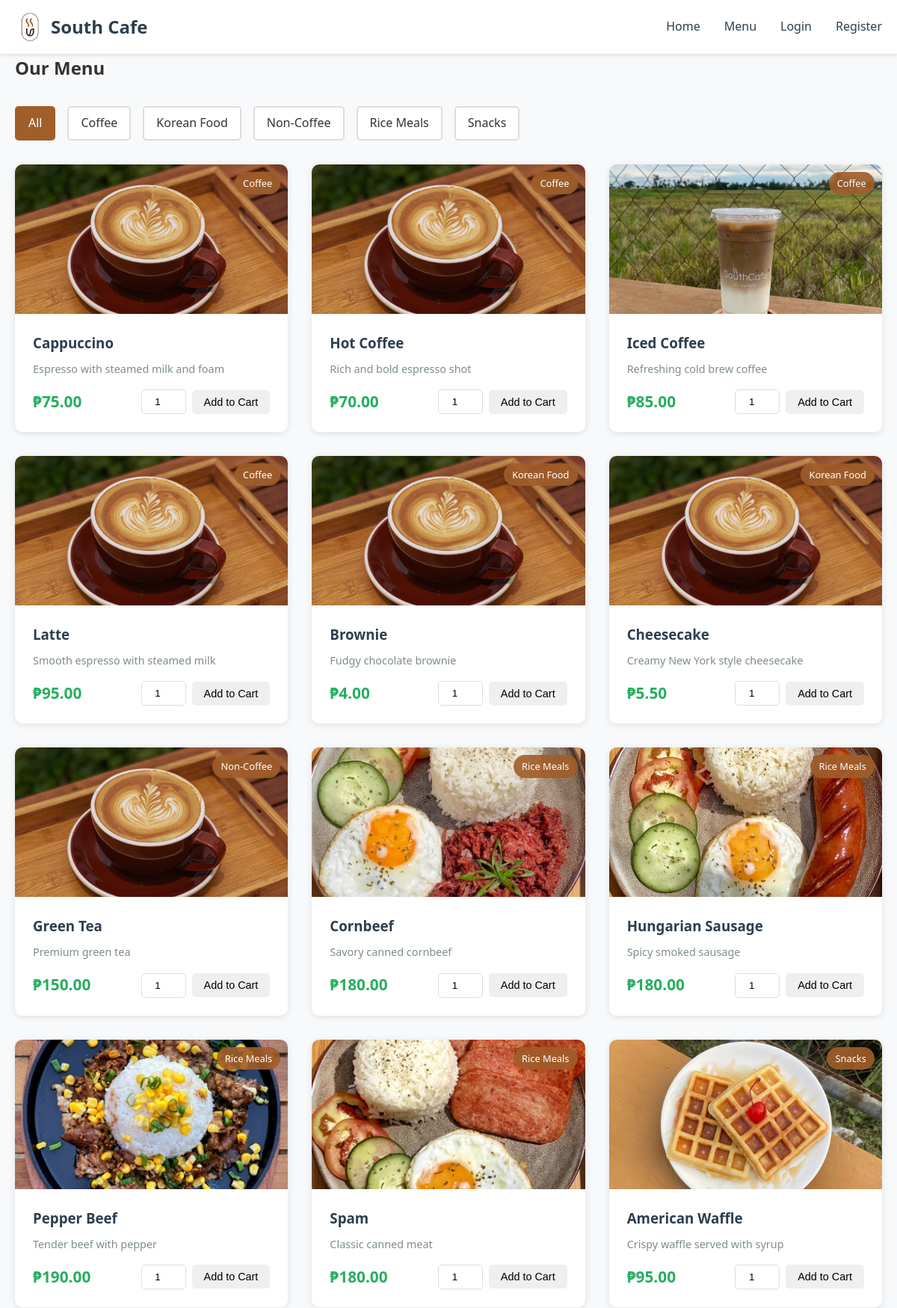
Page /menu.php (upper part) on the earlier database version.
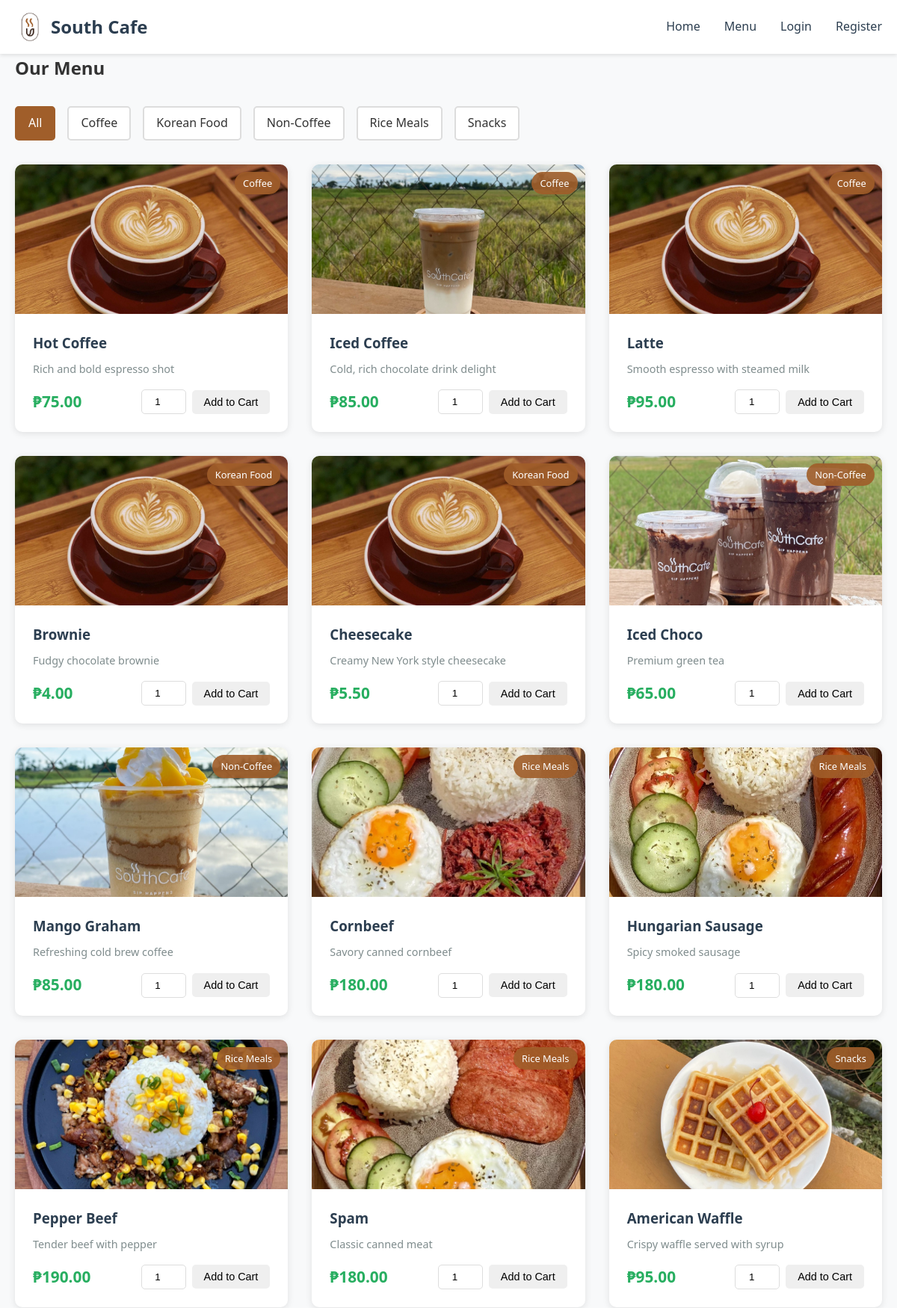
Same page on the later database version.
### tables this page shows
CREATE TABLE IF NOT EXISTS categories (
    id INT AUTO_INCREMENT PRIMARY KEY,
    name VARCHAR(50) NOT NULL,
    description TEXT
);

CREATE TABLE IF NOT EXISTS products (
    id INT AUTO_INCREMENT PRIMARY KEY,
    name VARCHAR(100) NOT NULL,
    description TEXT,
    price DECIMAL(10, 2) NOT NULL,
    category_id INT,
    image VARCHAR(255),
    available BOOLEAN DEFAULT TRUE,
    created_at TIMESTAMP DEFAULT CURRENT_TIMESTAMP,
    FOREIGN KEY (category_id) REFERENCES categories(id)
);

### config.php (called while the page is built, shortened)
<?php
function isLoggedIn() {
    return isset($_SESSION['user_id']);
}
?>

### menu.php (the view, shortened to what this page needs)
<?php
require_once 'config.php';
$categories_query = "SELECT * FROM categories ORDER BY name";
$categories_result = mysqli_query($conn, $categories_query);
$categories = mysqli_fetch_all($categories_result, MYSQLI_ASSOC);
$category_filter = isset($_GET['category']) ? (int)$_GET['category'] : 0;
if ($category_filter > 0) {
    $products_query = "SELECT p.*, c.name as category_name FROM products p
                       LEFT JOIN categories c ON p.category_id = c.id
                       WHERE p.available = 1 AND p.category_id = ?
                       ORDER BY p.name";
    $stmt = mysqli_prepare($conn, $products_query);
    mysqli_stmt_bind_param($stmt, "i", $category_filter);
    mysqli_stmt_execute($stmt);
    $products_result = mysqli_stmt_get_result($stmt);
} else {
    $products_query = "SELECT p.*, c.name as category_name FROM products p
                       LEFT JOIN categories c ON p.category_id = c.id
                       WHERE p.available = 1
                       ORDER BY c.name, p.name";
    $products_result = mysqli_query($conn, $products_query);
}
$products = mysqli_fetch_all($products_result, MYSQLI_ASSOC);
include 'includes/header.php';
?>
<div class="container">
    <h2>Our Menu</h2>
    <div class="filter-section">
        <a href="menu.php" class="filter-btn <?php echo $category_filter == 0 ? 'active' : ''; ?>">All</a>
        <?php foreach ($categories as $category): ?>
            <a href="menu.php?category=<?php echo $category['id']; ?>"
               class="filter-btn <?php echo $category_filter == $category['id'] ? 'active' : ''; ?>">
                <?php echo htmlspecialchars($category['name']); ?>
            </a>
        <?php endforeach; ?>
    </div>
    <div class="product-grid">
        <?php if (count($products) > 0): ?>
            <?php foreach ($products as $product): ?>
                <div class="product-card">
                    <div class="product-image">
                        <img src="images/<?php echo htmlspecialchars($product['image']); ?>"
                             alt="<?php echo htmlspecialchars($product['name']); ?>"
                             onerror="this.src='images/placeholder.jpg'">
                        <span class="category-badge"><?php echo htmlspecialchars($product['category_name']); ?></span>
                    </div>
                    <div class="product-info">
                        <h3><?php echo htmlspecialchars($product['name']); ?></h3>
                        <p class="product-description"><?php echo htmlspecialchars($product['description']); ?></p>
                        <div class="product-footer">
                            <span class="price">₱<?php echo number_format($product['price'], 2); ?></span>
                            <form method="POST" action="menu.php" class="add-to-cart-form">
                                <input type="number" name="quantity" value="1" min="1" max="99" class="quantity-input">
                                <button type="submit" name="add_to_cart" class="btn btn-small">Add to Cart</button>
                            </form>
                        </div>
                    </div>
                </div>
            <?php endforeach; ?>
        <?php else: ?>
            <p class="no-products">No products found in this category.</p>
        <?php endif; ?>
    </div>
</div>
<?php include 'includes/footer.php'; ?>

### includes/header.php (shortened to what this page needs)
<!DOCTYPE html>
<html lang="en">
<head>
    <link rel="stylesheet" href="style.css">
</head>
<body>
    <nav class="navbar">
        <div class="container">
            <div class="nav-brand">
                <a href="index.php">
                    <img src="images/logo.png" alt="South Cafe Logo" class="logo">
                    South Cafe
                </a>
            </div>
            <ul class="nav-menu">
                <li><a href="index.php">Home</a></li>
                <li><a href="menu.php">Menu</a></li>
                <?php if (isLoggedIn()): ?>
                    <li><a href="cart.php">Cart</a></li>
                    <li><a href="orders.php">My Orders</a></li>
                    <li><a href="logout.php">Logout</a></li>
                <?php else: ?>
                    <li><a href="login.php">Login</a></li>
                    <li><a href="register.php">Register</a></li>
                <?php endif; ?>
            </ul>
        </div>
    </nav>
    <main class="main-content">

### includes/footer.php (shortened to what this page needs)
    </main>
</body>
</html>

### style.css (style rules this page uses)
* { margin: 0; padding: 0; box-sizing: border-box; }
body { font-family: 'Segoe UI', Tahoma, Geneva, Verdana, sans-serif; line-height: 1.6; color: #333; background-color: #f8f9fa; }
.container { max-width: 1200px; margin: 0 auto; padding: 0 20px; }
.navbar { background-color: white; color: #333; padding: 1rem 0; box-shadow: 0 2px 5px rgba(0,0,0,0.1); }
.navbar .container { display: flex; justify-content: space-between; align-items: center; }
.nav-brand a { color: #2c3e50; text-decoration: none; font-size: 1.5rem; font-weight: bold; display: flex; align-items: center; gap: 0.5rem; }
.nav-brand .logo { width: 40px; height: 40px; object-fit: contain; }
.nav-menu { display: flex; list-style: none; gap: 2rem; }
.nav-menu a { color: #2c3e50; text-decoration: none; transition: color 0.3s; }
.btn { display: inline-block; padding: 0.75rem 1.5rem; border: none; border-radius: 5px; cursor: pointer; text-decoration: none; transition: all 0.3s; font-size: 1rem; }
.btn-small { padding: 0.5rem 1rem; font-size: 0.9rem; }
.product-grid { display: grid; grid-template-columns: repeat(auto-fill, minmax(280px, 1fr)); gap: 2rem; margin: 2rem 0; }
.product-card { background: white; border-radius: 10px; overflow: hidden; box-shadow: 0 2px 10px rgba(0,0,0,0.1); transition: transform 0.3s; }
.product-image { position: relative; height: 200px; overflow: hidden; background-color: #ecf0f1; }
.product-image img { width: 100%; height: 100%; object-fit: cover; }
.category-badge { position: absolute; top: 10px; right: 10px; background-color: rgba(160, 94, 42, 0.9); color: white; padding: 0.3rem 0.7rem; border-radius: 20px; font-size: 0.8rem; }
.product-info { padding: 1.5rem; }
.product-info h3 { margin-bottom: 0.5rem; color: #2c3e50; }
.product-description { color: #7f8c8d; font-size: 0.9rem; margin-bottom: 1rem; }
.product-footer { display: flex; justify-content: space-between; align-items: center; margin-top: 1rem; }
.price { font-size: 1.3rem; font-weight: bold; color: #27ae60; }
.filter-section { display: flex; gap: 1rem; margin: 2rem 0; flex-wrap: wrap; }
.filter-btn { padding: 0.5rem 1rem; background-color: white; border: 2px solid #ddd; border-radius: 5px; text-decoration: none; color: #333; transition: all 0.3s; }
.filter-btn:hover, .filter-btn.active { background-color: #A05E2A; color: white; border-color: #A05E2A; }
.add-to-cart-form { display: flex; gap: 0.5rem; align-items: center; }
.quantity-input { width: 60px; padding: 0.5rem; border: 1px solid #ddd; border-radius: 5px; text-align: center; }
.main-content { min-height: calc(100vh - 200px); }

Differences in the rows shown:
changed products "Hot Coffee": price "70.00" → "75.00"; moves up the list
changed products: image: picture added in place of a placeholder; name "Cappuccino" → "Iced Coffee"; description "Espresso with steamed milk and foam" → "Cold, rich chocolate drink delight"; price "75.00" → "85.00"
changed products "Premium green tea": image: picture added in place of a placeholder; name "Green Tea" → "Iced Choco"; price "150.00" → "65.00"
changed products "Refreshing cold brew coffee": image: a different picture; category.name "Coffee" → "Non-Coffee"; name "Iced Coffee" → "Mango Graham"; moves down the list
